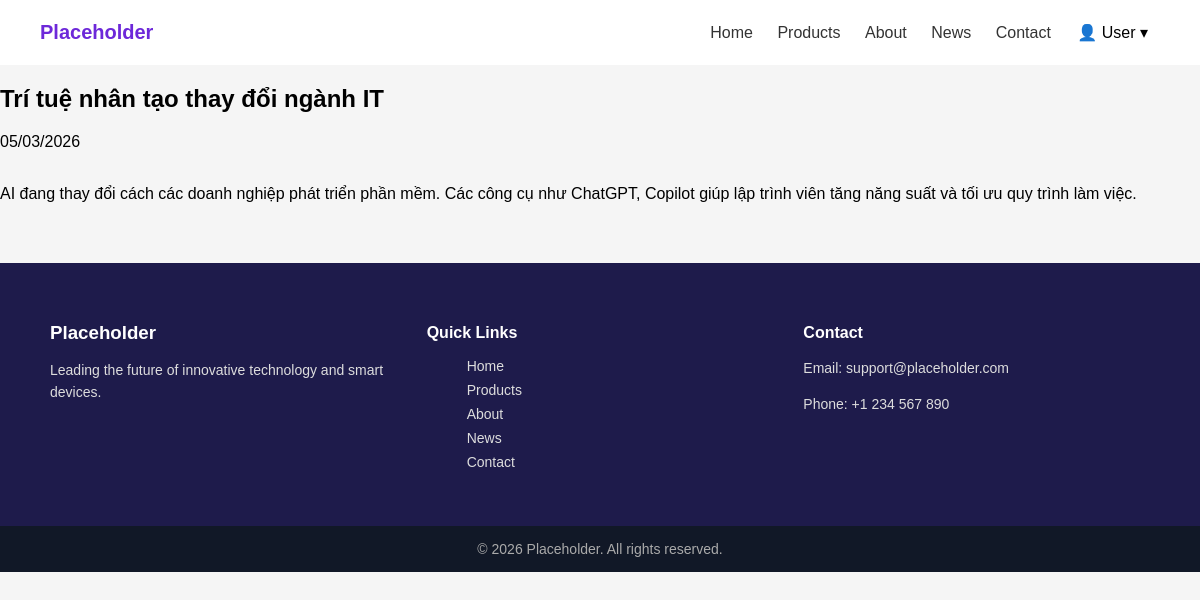
/index.php?controller=news&action=detail&id=1 (signed in), run on the app's committed database.
### tables this page shows
CREATE TABLE `news` (
  `news_id` int(11) NOT NULL,
  `title` varchar(255) NOT NULL,
  `content` text NOT NULL,
  `image` varchar(255) DEFAULT NULL,
  `created_at` datetime DEFAULT current_timestamp()
);

### app/controllers/NewsController.php (called while the page is built, shortened)
<?php
require_once __DIR__ . "/../models/News.php";
class NewsController {
    public function detail() {
        $id = intval($_GET['id']);
        $newsModel = new News();
        $news = $newsModel->getNewsById($id);
        require_once "app/views/news/detail.php";
    }
}

### app/models/News.php (called while the page is built, shortened)
<?php
require_once __DIR__ . "/../../config/database.php";
class News {
    private $conn;
    public function __construct() {
        $database = new Database();
        $this->conn = $database->getConnection();
    }
    public function getNewsById($id) {
        $sql = "SELECT * FROM news WHERE news_id=?";
        $stmt = mysqli_prepare($this->conn, $sql);
        mysqli_stmt_bind_param($stmt, "i", $id);
        mysqli_stmt_execute($stmt);
        $result = mysqli_stmt_get_result($stmt);
        return mysqli_fetch_assoc($result);
    }
}

### config/database.php (called while the page is built)
<?php
class Database {
    private $host = "localhost";
    private $username = "admin";
    private $password = "123456";
    private $dbname = "tech-shop";
    public function getConnection() {
        return mysqli_connect(
            $this->host,
            $this->username,
            $this->password,
            $this->dbname
        );
    }
}

### app/views/news/detail.php (the view, shortened to what this page needs)
<!DOCTYPE html>
<html>
<head>
    <link rel="stylesheet" href="/assets/css/main.css">
</head>
<body>
<header class="navbar">
    <div class="logo">Placeholder</div>
    <nav>
        <a href="index.php?controller=home">Home</a>
        <a href="index.php?controller=products">Products</a>
        <a href="index.php?controller=pages&action=about">About</a>
        <a href="index.php?controller=news">News</a>
        <a href="index.php?controller=pages&action=contact">Contact</a>
        <div class="user-dropdown">
    <button class="user-btn">👤 User ▾</button>
</div>
    </nav>
</header>
<body>
<section class="news-detail">
    <h2><?= $news['title']; ?></h2>
    <p class="date">
        <?= date("d/m/Y", strtotime($news['created_at'])); ?>
    </p>
    <div class="content">
        <?= nl2br($news['content']); ?>
    </div>
</section>
<footer class="footer">
    <div class="footer-container">
        <div class="footer-col">
            <h3>Placeholder</h3>
            <p>Leading the future of innovative technology and smart devices.</p>
        </div>
        <div class="footer-col">
            <h4>Quick Links</h4>
            <ul>
                <a href="<?= BASE_URL ?>index.php?controller=home">Home</a>
                <a href="<?= BASE_URL ?>index.php?controller=products">Products</a>
                <a href="<?= BASE_URL ?>index.php?controller=pages&action=about">About</a>
                <a href="<?= BASE_URL ?>index.php?controller=news">News</a>
                <a href="<?= BASE_URL ?>index.php?controller=pages&action=contact">Contact</a>
            </ul>
        </div>
        <div class="footer-col">
            <h4>Contact</h4>
            <p>Email: support@placeholder.com</p>
            <p>Phone: +1 234 567 890</p>
        </div>
    </div>
    <div class="footer-bottom">
        © 2026 Placeholder. All rights reserved.
    </div>
</footer>
</body>
</html>

### assets/css/main.css (style rules this page uses)
body { margin: 0; font-family: Arial, sans-serif; background: #f5f5f5; }
.navbar { display: flex; justify-content: space-between; align-items: center; padding: 15px 40px; background: white; }
.logo { font-weight: bold; font-size: 20px; color: #6d28d9; }
nav a { margin: 0 10px; text-decoration: none; color: #333; }
footer { background: #1e1b4b; color: white; padding-top: 40px; margin-top: 60px; }
.footer-container { display: grid; grid-template-columns: repeat(auto-fit, minmax(220px, 1fr)); gap: 30px; padding: 0 50px 40px; }
.footer-col h3, .footer-col h4 { margin-bottom: 15px; }
.footer-col p { font-size: 14px; line-height: 1.6; color: #ddd; }
.footer-col a { display: block; text-decoration: none; color: #ddd; margin-bottom: 8px; font-size: 14px; }
.footer-bottom { text-align: center; padding: 15px; background: #111827; font-size: 14px; color: #aaa; }
.user-dropdown { position: relative; display: inline-block; }
.user-btn { background: none; border: none; font-size: 16px; cursor: pointer; padding: 8px 12px; }

### data on the page
news: title "Trí tuệ nhân tạo thay đổi ngành IT", created_at "05/03/2026", content "AI đang thay đổi cách các doanh nghiệp phát triển phần mềm. Các công cụ như ChatGPT, Copilot giúp lập trình viên tăng năng suất và tối ưu quy trình làm việc."
